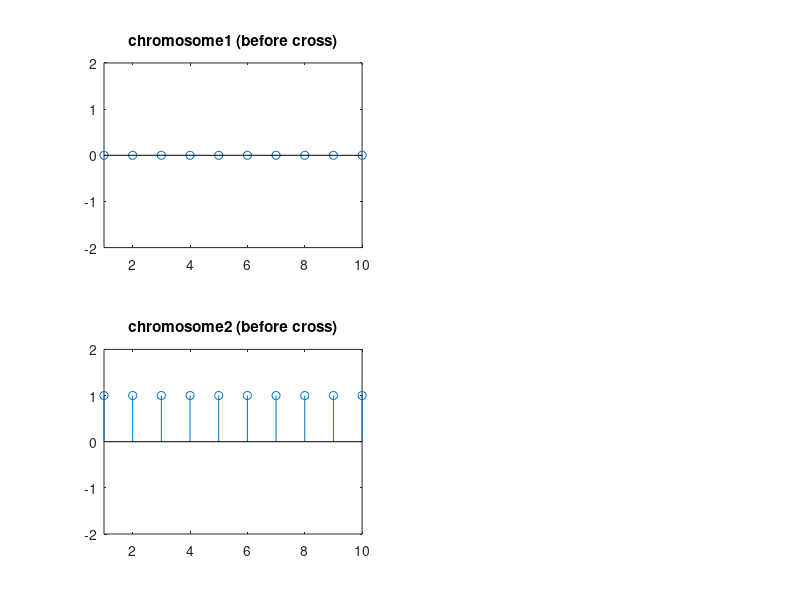

Write MATLAB code to recreate this figure. (Note: this script raises an error after producing the figure.)
clear
close all

chromosome1 = zeros(1,10);
chromosome2 = ones(1,10);

v = [1 10 -2 2];
subplot(2,2,1)
stem(chromosome1)
axis(v)
title('chromosome1 (before cross)')
subplot(2,2,3)
stem(chromosome2)
axis(v)
title('chromosome2 (before cross)')

newChromosomePair = Cross(chromosome1, chromosome2);

subplot(2,2,2)
stem(newChromosomePair(1,:))
axis(v)
title('chromosome1 (after cross)')
subplot(2,2,4)
stem(newChromosomePair(2,:))
axis(v)
title('chromosome2 (after cross)')
